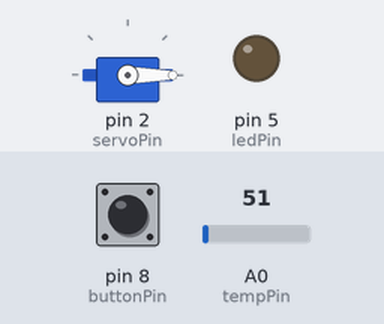
This sketch was run on a simulated Arduino Uno, built with avr-gcc and run on an emulated ATmega328P. On the bench: servo, output pins drawn as LEDs (lit = HIGH). Inputs (shaded band) come from the test bench; at power-on: pin 8 (buttonPin) LOW, A0 (tempPin) = 51. What the sketch prints to the serial monitor is not drawn.

Above: at 1.2 s.
1.3 s: pin 8 (buttonPin) pulled HIGH for 0.15 s
At 1.47 s:
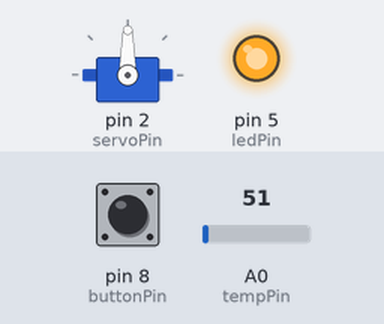
3.0 s: pin 8 (buttonPin) pulled HIGH for 1 s
At 5.2 s:
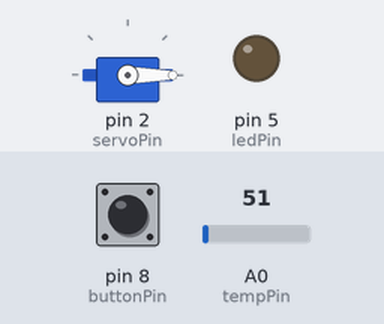
5.5 s: pin 8 (buttonPin) pulsed HIGH 5 times (0.12 s each, 0.3 s apart)
At 6.57 s:
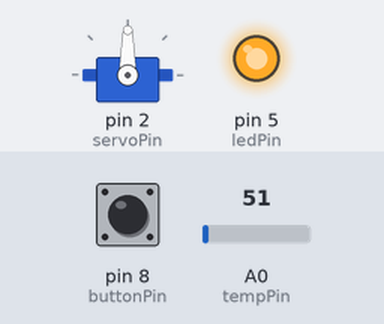
10.0 s: pin 8 (buttonPin) pulsed HIGH 2 times (0.12 s each, 0.3 s apart)
At 11.4 s:
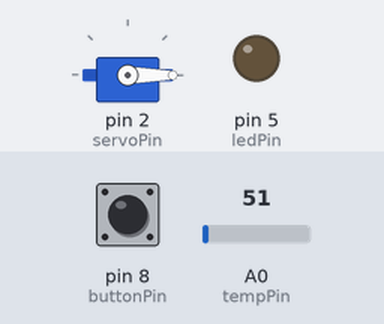
13.6 s: pin 8 (buttonPin) pulled HIGH for 3.2 s
At 14.2 s:
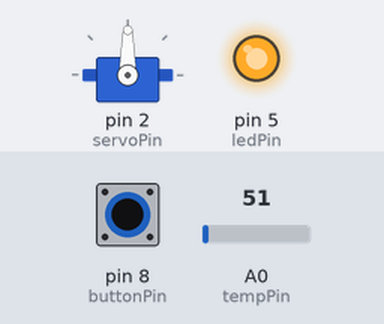
Timing chart, 0 to 18.4 s (numbered marks = the images above; inputs shaded):
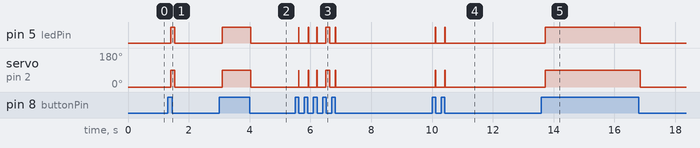

The sketch:

code.ino
```cpp
#include <Servo.h>

const int buttonPin=8;
const int ledPin=5;
const int tempPin=A0;
const int servoPin=2;

Servo myservo1;
int celsius=0;
int buttonState=0;


void setup()
{
  pinMode (buttonPin, INPUT);
  pinMode (ledPin, OUTPUT);
  pinMode (tempPin, INPUT);
  myservo1.attach(servoPin);

  Serial.begin(9600);

}

void loop()
{
  buttonState = digitalRead(buttonPin);


  if (buttonState == HIGH) {
	celsius=map(((analogRead(tempPin)-20)*3.04),0,1023,-40,125);
    Serial.print(celsius);
    delay(100);
    if (celsius<30){
      myservo1.write(90);
      digitalWrite(ledPin,HIGH);
      delay(15);

  	} else {
      myservo1.write(0);
      digitalWrite(ledPin,LOW);
      delay(15);
		}


  } else {
    		myservo1.write(0);
    	digitalWrite(ledPin,LOW);
    	Serial.println("PLEASE PRESS BUTTON");
  }
}
```

Measured:
- after the input at 1.3 s, pin 5 (ledPin): LOW → HIGH after 0.11 s, → LOW 0.13 s later; servo on pin 2 (servoPin): 0° → 90° after 0.11 s, → 0° 0.13 s later
- after the input at 3.0 s, pin 5 (ledPin): LOW → HIGH after 0.11 s, → LOW 0.94 s later; servo on pin 2 (servoPin): 0° → 90° after 0.11 s, → 0° 0.94 s later
- after the input at 5.5 s, pin 5 (ledPin): goes 3 × (HIGH 0.02 s, LOW 0.30 s), HIGH 0.13 s, LOW 0.19 s, HIGH 0.02 s, then LOW, starting after 0.11 s; servo on pin 2 (servoPin): goes 3 × (90° 0.02 s, 0° 0.30 s), 90° 0.13 s, 0° 0.19 s, 90° 0.02 s, then 0°, starting after 0.11 s
- after the input at 10.0 s, pin 5 (ledPin): alternates HIGH for 0.02 s and LOW for 0.30 s, 4 changes in all, then stays LOW, starting after 0.11 s; servo on pin 2 (servoPin): alternates 90° for 0.02 s and 0° for 0.30 s, 4 changes in all, then stays 0°, starting after 0.11 s
- after the input at 13.6 s, pin 5 (ledPin): LOW → HIGH after 0.12 s, → LOW 3.1 s later; servo on pin 2 (servoPin): 0° → 90° after 0.12 s, → 0° 3.1 s later
